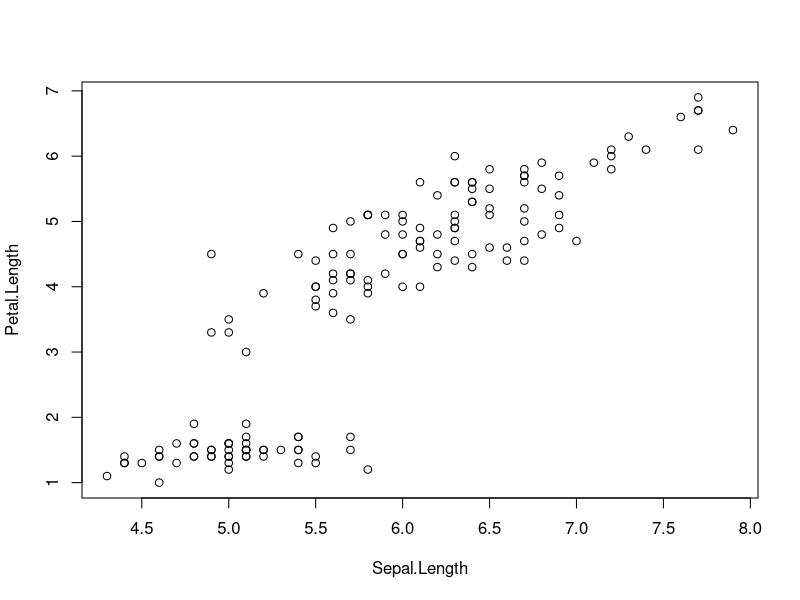
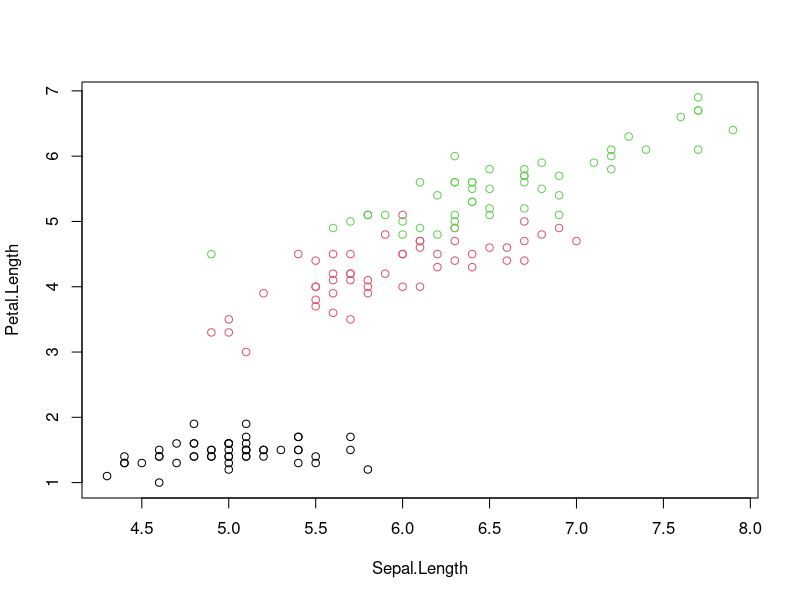

Recreate these plots in R, in order. (Note: this script raises an error after producing the figures.)
# Use the iris data
df_X <- iris[, c(1,3)]
X <- as.matrix(df_X)
p <- ncol(X)

# Observations
plot(X)
# True species
plot(X, col = iris$Species)


# Priors
B.inv <- diag(p)
W.inv <- diag(p)
U <- diag(p)
mu <- colMeans(X)
# d.o.f.
nw <- get_minimum_nw_IW(p)

# Computational parameters
n_iter <- 10000
n_burn_in <- 1000

# Compute the marginal likelihood
marginalLikelihood(
   X = X,
   n.iter = n_iter,
   B.inv = B.inv,
   W.inv = W.inv,
   U = U,
   nw = nw,
   burn.in = n_burn_in,
   mu = mu
)

# Diagnostics ------------

# Retain the full Gibbs output
list_mcmc <- marginalLikelihood(
   X = X,
   n.iter = 10000,
   B.inv = B.inv,
   W.inv = W.inv,
   U = U,
   nw = get_minimum_nw_IW(p),
   burn.in = 1000,
   mu = mu,
   output.mcmc = TRUE
)

# The log-ML value
list_mcmc$value

# The full Gibbs chain output
library(coda)
head(list_mcmc$mcmc, 20)

# Diagnostics plots by coda

plot(list_mcmc$mcmc)
coda::autocorr.plot(list_mcmc$mcmc)
